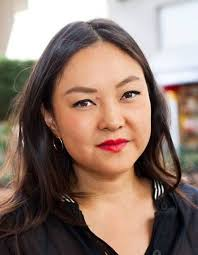
#> input picture yeux/clignement/test.jpg, 198 x 255 px, given in place of the camera
$ python main.py
#> lines starting #> are read from the running program, lines starting #| are printed output that depends on the picture
import os
import cv2
import numpy as np
from PIL import Image


from config.config import SUBSTRACTOR1
from config.config import SUBSTRACTOR2
from config.config import SUBSTRACTOR3
from config.config import SUBSTRACTOR4
from config.config import SUBSTRACTOR5
from config.config import SUBSTRACTOR6
from config.config import SUBSTRACTOR7

from config.config import msg1
from config.config import msg2
from config.config import msg3
from config.config import msg4
from config.config import msg5
from config.config import msg6
from config.config import msg7
from config.config import msg8
from config.config import msg9

def face_detection(frame, gray, faceCascade):
    """We detecting the face by haarcascade"""

    faces = faceCascade.detectMultiScale(
        gray,
        scaleFactor=1.1,
        minNeighbors=5,
        minSize=(50, 50),
        flags=cv2.CASCADE_SCALE_IMAGE
    )
    for x, y, w, h in faces:
        return x, y, w, h


def initialization(HEAD_MID, HEAD_SIDE, HEARS, TEMPLES,
                   x, y, w, h):
    """the initilization serves us to position our zones.
    In effect, we perform a variable set of these points
    (previously constructed) by adding to the figure"""


    def area_buiding(liste, x, y, w, h,
                     x1, y1, w1, h1, mode):
        """We insert into our list. mode 2 for hears for example.
        1 for the middle of the head"""

        if mode == 2:

            liste[0].append(x)
            liste[1].append(y)
            liste[2].append(w)
            liste[3].append(h)

            liste[4].append(x1)
            liste[5].append(y1)
            liste[6].append(w1)
            liste[7].append(h1)

        elif mode == 1:

            liste[0].append(x)
            liste[1].append(y)
            liste[2].append(w)
            liste[3].append(h)


    #MIDDLE OF THE HEAD
    area_buiding(HEAD_MID, x + int(round(w/3)), y - int(round(180 * 100 / h)),
                 x + int(round(w/3)) * 2, y - int(round(100 * 100 / h)),
                 "", "", "", "", 1)

    #HEAD_SIDE
    area_buiding(HEAD_SIDE, x - 20,
                 y - int(round(130 * 100 / h)),
                 x + 30,
                 y - int(round(70 * 100 / h)),
                 x+w-20,
                 y - int(round(130 * 100 / h)), x+w+30,
                 y-int(round(70 * 100 / h)), 2)

    #HEARS
    area_buiding(HEARS, x - 60, y + 70, x-20, y + 150,
                 x+w+20, y + 70, x + w + 60, y + 150, 2)

    #TEMPLES
    area_buiding(TEMPLES, x - 60, y - 20, x - 20, y + 40,
                 x+w + 20, y - 20, x + w + 60, y + 40, 2)


# [81 lines left out: functions area_built, crop_substrator, analysing_touch, not called in this run]


def analysing_display_message(DISPLAY_MESSAGE):
    """Here we choose the message to display.
    for touch mid head we must pass
    by hear and temples. For that we define
    mid head to 0 value. If personn touch hear (who's egal to 2)
    and touch temples (who's egal to 1)
    and finnaly mid (who's egal to 0), we take the lower
    value who's here 0.

    We return true if nothing is detecte it raise the list"""

    dico = {msg1:0, msg2:0, msg3:0,
            msg4:1, msg5:1,
            msg6:2, msg7:2,
            msg8:3, msg9:3}

    if DISPLAY_MESSAGE[-1] == False and len(DISPLAY_MESSAGE) > 2:

        lower_value = 10
        lower_msg = ""

        DISPLAY_MESSAGE = set(DISPLAY_MESSAGE)
        for i in DISPLAY_MESSAGE:
            if i not in("", False):
                for key, value in dico.items():
                    if i == key and value < lower_value :
                        lower_value = value
                        lower_msg = key

        if lower_msg != "":
            print(lower_msg)
        return True


# [39 lines left out: function area_detection, not called in this run]


def video_capture():
    """Lunch all functions and the camera capture

        INITIALIZATION = face_detection(),
                        initialization(),
                        area_buiding()

        Re initialization = face_detection()

        area_detection = area_built(),
                        crop_substrator(),
                        analysing_touch(),
                        area_detection(),
                        analysing_display_message()
    """

    HEAD_MID = [[], [], [], []]
    HEAD_SIDE = [[], [], [], [], [], [], [], []]
    TEMPLES = [[], [], [], [], [], [], [], []]
    HEARS = [[], [], [], [], [], [], [], []]
    HEAD_MOVEMENT = 0
    DISPLAY_MESSAGE = [""]


    video = cv2.VideoCapture(0)
    faceCascade = cv2.CascadeClassifier("haar/haarcascade_frontalface_alt2.xml")

    counter = 0

    while(True):

        ret, frame = video.read()
#> frame is the input picture: shape (255, 198, 3); mean B, G, R 110, 121.2, 143.9
        frame = cv2.resize(frame, (800, 600))
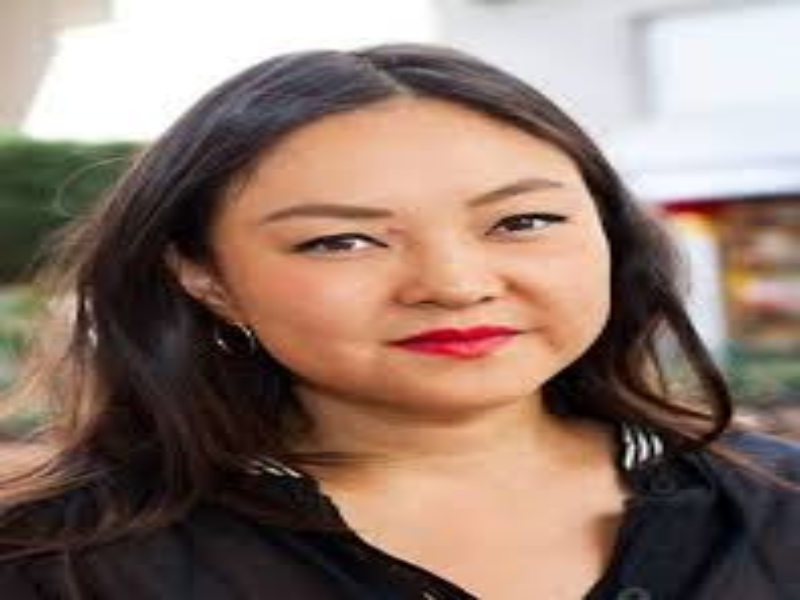
#> frame: shape (600, 800, 3); mean B, G, R 109.9, 121.1, 143.8
        gray = cv2.cvtColor(frame, cv2.COLOR_BGR2GRAY)
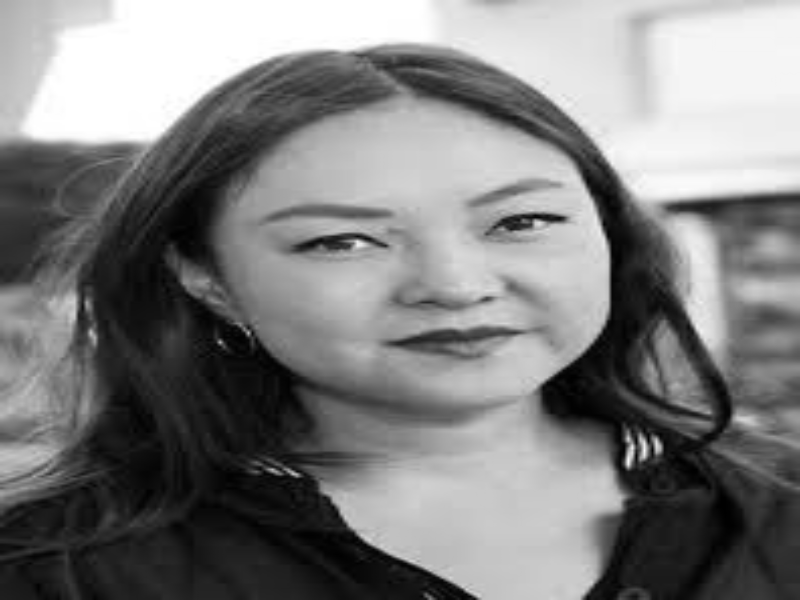
#> gray: shape (600, 800); min 0, max 255, mean 126.6

        #Inizialisation
        if len(HEAD_MID[0]) < 1:
            try:
                x, y, w, h = face_detection(frame, gray, faceCascade)
#> in face_detection, `faces = faceCascade.detectMultiScale( gray, scaleFactor=1.1, minNeighb..`: faces = [[275, 110, 311, 311]]
#> the loop in face_detection, `for x, y, w, h in faces:` made 1 pass
#> x = 275; y = 110; w = 311; h = 311
                initialization(HEAD_MID, HEAD_SIDE, HEARS, TEMPLES,
                               x, y, w, h)
            except:
                pass
            #no face detection


        #Initialization Succed
        else:

            try:
                #Re initialization
                x, _, _, _ = face_detection(frame, gray, faceCascade)
                if HEAD_MOVEMENT > x + 5 or HEAD_MOVEMENT < x - 5:
                    HEAD_MID = [[], [], [], []]
                    HEAD_SIDE = [[], [], [], [], [], [], [], []]
                    TEMPLES = [[], [], [], [], [], [], [], []]
                    HEARS = [[], [], [], [], [], [], [], []]


                #No initialization
                else:
                    area_detection(frame, gray,
                                    HEAD_MID, HEAD_SIDE, TEMPLES, HEARS,
                                    SUBSTRACTOR1, SUBSTRACTOR2, SUBSTRACTOR3,
                                    SUBSTRACTOR4, SUBSTRACTOR5, SUBSTRACTOR6,
                                    SUBSTRACTOR7, DISPLAY_MESSAGE)

            except TypeError:
                pass
            #no face detection


        try:
            HEAD_MOVEMENT = x
#> HEAD_MOVEMENT = 275
        except:
            pass

        #Traiting message to display
        raise_list = analysing_display_message(DISPLAY_MESSAGE)
        if raise_list is True:
            DISPLAY_MESSAGE = [""]


        cv2.imshow('FACE', frame)

        if cv2.waitKey(1) & 0xFF == ord('q'):
#> (key q is pressed here)
            break


    video.release()
    cv2.destroyAllWindows()


if __name__ == "__main__":
    video_capture()
